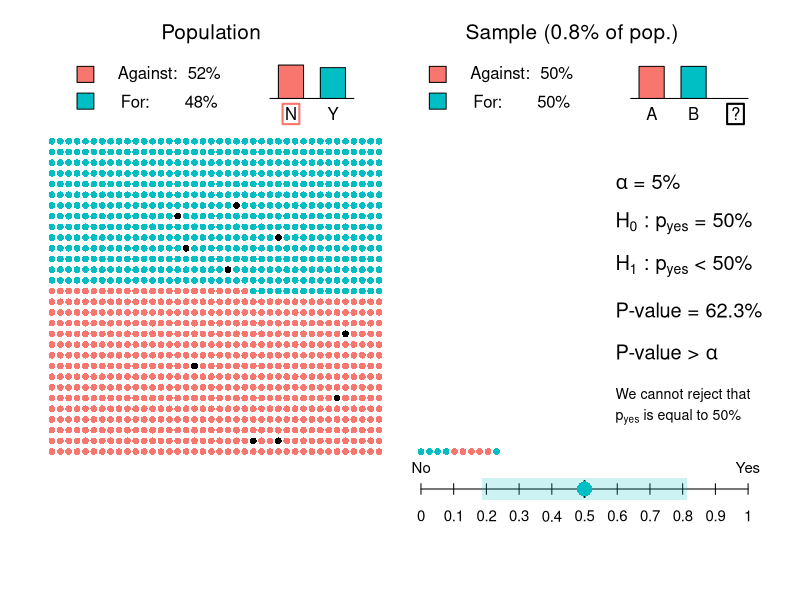
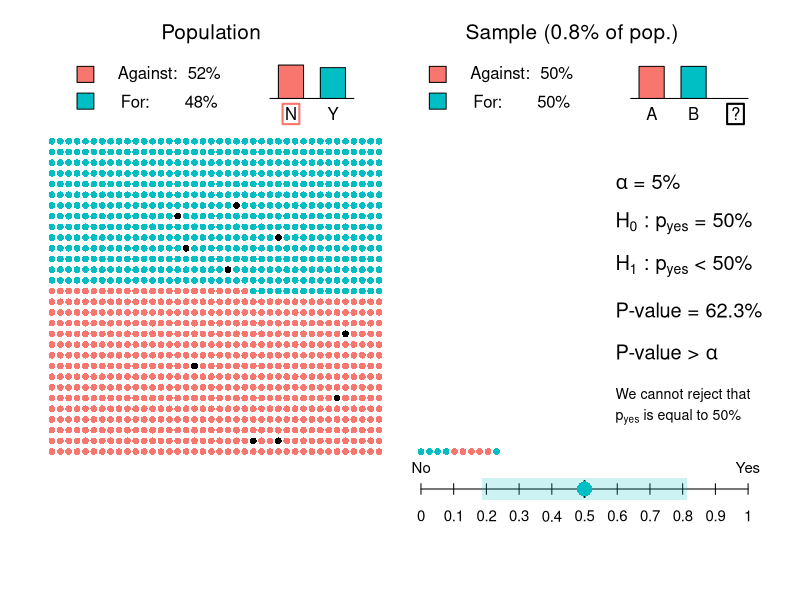
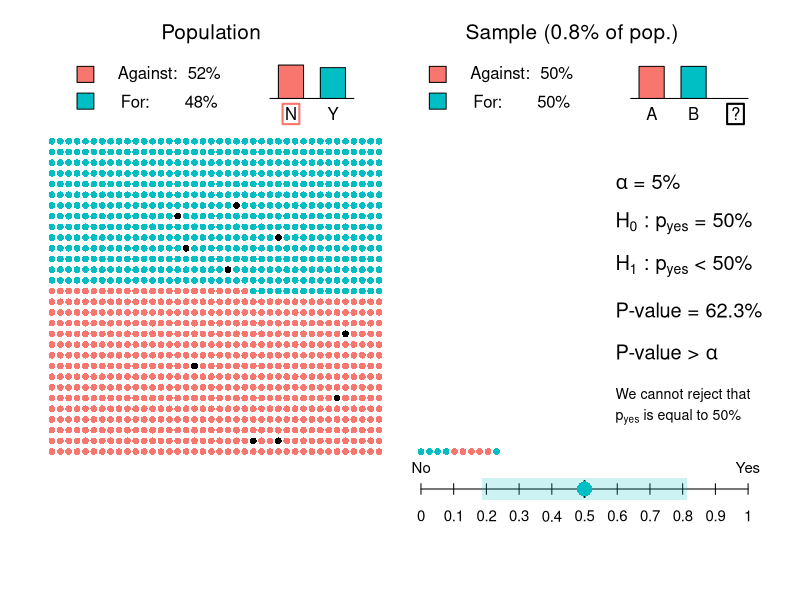
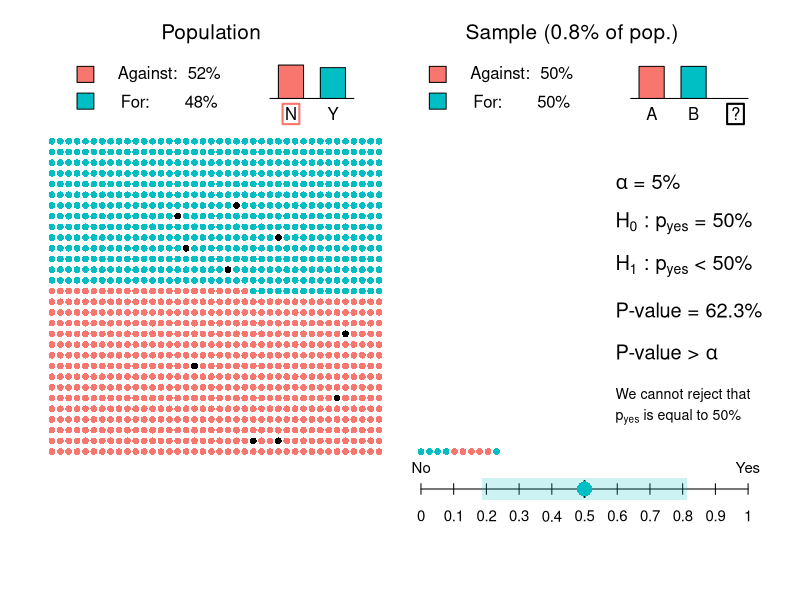
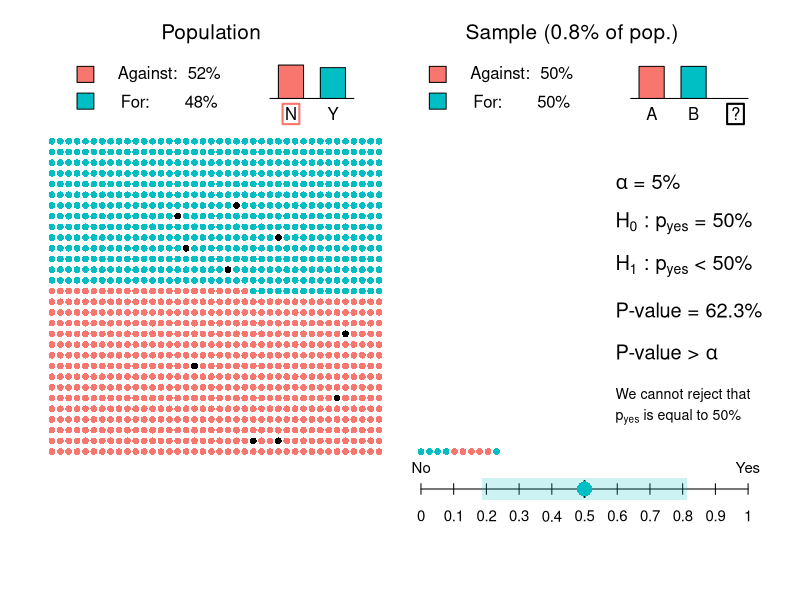
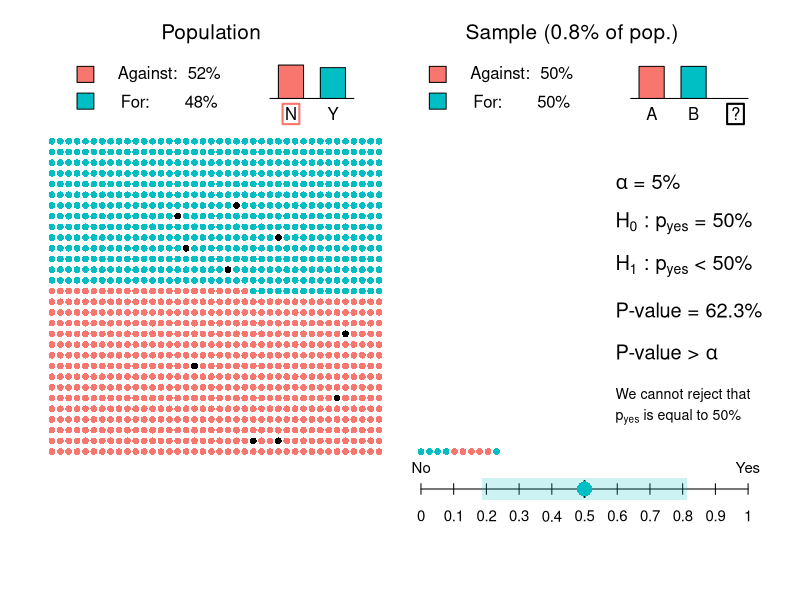
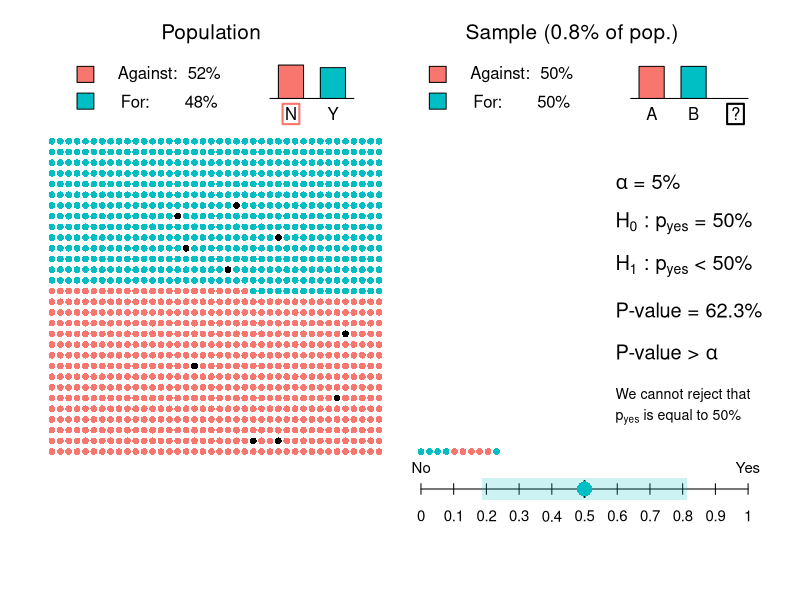
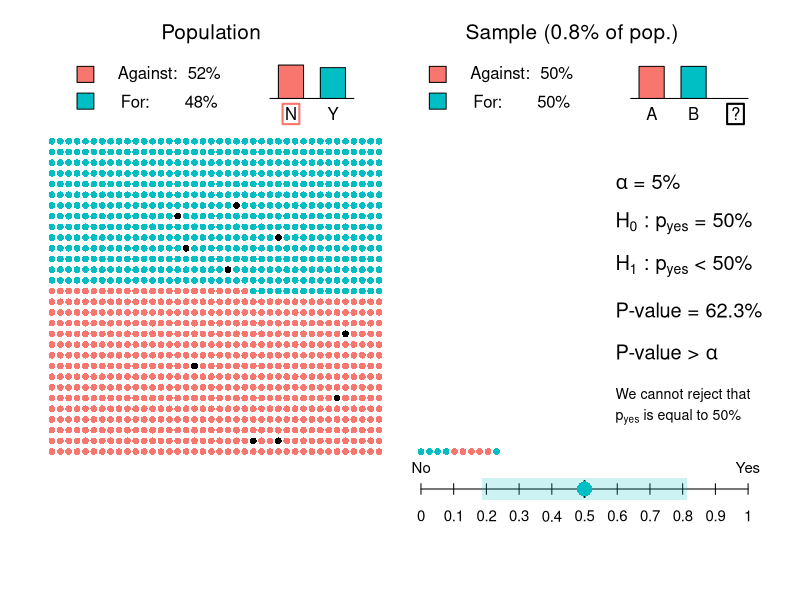

Write the R code that produced these figures, in order. (Note: this script raises an error after producing the figures.)
# law nature gif with sample and estimated p hate with confidence interval
gg_color_hue <- function(n, alpha = 1) {
  hues = seq(15, 375, length = n + 1)
  hcl(h = hues, l = 65, c = 100, alpha = alpha)[1:n]
}

cols = gg_color_hue(2, alpha = 1)
cols_trans = gg_color_hue(2, alpha = 0.2)

n1 = 30
n2 = 40
n = n1*n2
for_a = 0.52
alpha = 0.05
set.seed(16)
my_sample = sample(1:n)

# library("gifski")
# png_path <- file.path(tempdir(), "frame%03d.png")
# png(png_path, units="px", width=1600*1.4, height=1600*1.125, res=300)
par(ask = FALSE, mar = c(3.25,0.75,0.75,0.75))
nb = 61


for (k in 1:nb){
  k=2
  Sys.sleep(.3)
  plot(NA, xlim = c(0, 85), ylim = c(-5, 40), ann = FALSE, axes = FALSE)
  counter = counter2 = counter3 = 0
  text(15 + 5, 40, "Population", cex = 1.25)
  lines(c(27,37), c(34,34))
  ymax1 = for_a*6 + 34
  ymax2 = (1 - for_a)*6 + 34

  rect(28, 34, 31, ymax1, col = cols[1])
  rect(33, 34, 36, ymax2, col = cols[2])

  text(29.5, 32.6, "N")
  text(34.5, 32.6, "Y")
  rect(29.5 - 1, 32.6 - 1, 29 + 1.5, 32 + 1.5, border = cols[1], lwd = 2)
  rect(4, 35.5, 6, 37, col = cols[1])
  rect(4, 33, 6, 34.5, col = cols[2])

  text(15, 35.5/2 + 37/2, paste("Against:  ",100*for_a, "%", sep = ""))
  text(15, 35.5/2 + 37/2 - 2.5, paste("For:       ",100*(1-for_a), "%", sep = ""))

  for (i in 1:30){
    for (j in 1:40){
      counter = counter + 1
      if (counter <= n*for_a){
        points(j,i, col = cols[1], pch = 16, cex = 0.9)
      }else{
        points(j,i, col = cols[2], pch = 16, cex = 0.9)
      }
    }
  }


  if (k > 1){
    for (l in 1:(k-1)){
      for (h in 1:10){
        counter2 = counter2 + 1
        pos = my_sample[10*(l-1) + h]
        mod = pos %% n2
        ypos = floor(pos/n2) + 1
        if (ypos > n1){
          ypos = n1
        }
        points(mod + 1, ypos, col = 1, pch = 16, cex = 0.9)
      }
    }

    for (g in 1:counter2){
      if (my_sample[g] <= n*for_a){
        points((g-1) %% (n2/2) + 45, floor((g-1)/(n2/2)) + 1, col = cols[1], pch = 16, cex = 0.9)
      }else{
        counter3 = counter3 + 1
        points((g-1) %% (n2/2) + 45, floor((g-1)/(n2/2)) + 1, col = cols[2], pch = 16, cex = 0.9)
      }
    }

    delta = 43
    text(15 + delta + 5, 40, paste("Sample (", round(counter2/n*100, 1), "% of pop.)", sep = ""), cex = 1.25)
    lines(c(27,41) + delta, c(34,34))
    ymax1 = (1- counter3/counter2)*6 + 34
    ymax2 = (counter3/counter2)*6 + 34

    rect(28 + delta, 34, 31 + delta, ymax1, col = cols[1])
    rect(33 + delta, 34, 36 + delta, ymax2, col = cols[2])

    text(29.5 + delta, 32.6, "A")
    text(34.5 + delta, 32.6, "B")
    text(39.5 + delta, 32.6, "?")

    rect(4 + delta -1, 35.5, 6 + delta - 1, 37, col = cols[1])
    rect(4 + delta -1, 33, 6 + delta - 1, 34.5, col = cols[2])

    text(15 + delta -1, 35.5/2 + 37/2, paste("Against:  ",round(100*(1 - counter3/counter2),1), "%", sep = ""))
    text(15 + delta -1 , 35.5/2 + 37/2 - 2.5, paste("For:       ",round(100*(counter3/counter2),1), "%", sep = ""))

    if (qbeta(1 - alpha/2, counter3 + 1, counter2 - counter3) < 0.5 || qbeta(alpha/2, counter3, counter2 - counter3 + 1) > 0.5){
      if (counter3/counter2 < 0.5){
        rect(29.5 + delta - 1, 32.6 - 1, 29 + delta + 1.5, 32 + 1.5, border = cols[1], lwd = 2)
      }else{
        rect(34.5 + delta - 1, 32.6 - 1, 34 + delta + 1.5, 32 + 1.5, border = cols[2], lwd = 2)
      }
    }else{
      rect(34.5 + 5 + delta - 1, 32.6 - 1, 34 + 5 + delta + 1.5, 32 + 1.5, border = 1, lwd = 2)
    }


    prop_min = 55 - 10
    prop_max = 74 + 10
    prop_y = -2.5
    delta_y_prop = 0.5
    lines(c(prop_min, prop_max), c(prop_y, prop_y))
    d = prop_max - prop_min

    for (u in 0:10){
      lines(c(prop_min, prop_min) + u/10*d, c(prop_y - delta_y_prop,prop_y+delta_y_prop))
      text(prop_min + u/10*d, -5, u/10, cex = 0.9)
    }

    lines(c(prop_min,prop_min) + 5/10*d, c(prop_y - 1.5*delta_y_prop,prop_y+1.5*delta_y_prop), lwd = 2)
    text(prop_min, -0.5, "No", cex = 0.9)
    text(prop_min + d, -0.5, "Yes", cex = 0.9)

    if (counter3/counter2 >= 0.5){
      points(prop_min + counter3/counter2*d, prop_y, col = cols[2], cex = 2, pch = 16)
      rect(prop_min + d*qbeta(1 - alpha/2, counter3 + 1, counter2 - counter3), prop_y - 1, prop_min + d*qbeta(alpha/2, counter3, counter2 - counter3 + 1), prop_y + 1, col = cols_trans[2], border = "NA")
    }else{
      points(prop_min + counter3/counter2*d, prop_y, col = cols[1], cex = 2, pch = 16)
      rect(prop_min + d*qbeta(1 - alpha/2, counter3 + 1, counter2 - counter3), prop_y - 1, prop_min + d*qbeta(alpha/2, counter3, counter2 - counter3 + 1), prop_y + 1, col = cols_trans[1], border = "NA")
    }

    text(67, 26, expression(paste(alpha, " = 5%", sep = "")), cex = 1.2, pos = 4)
    text(67, 22, expression(paste(H[0], " : ", p[yes], " = 50%", sep = "")), cex = 1.2, pos = 4)
    text(67, 18, expression(paste(H[1], " : ", p[yes], " < 50%", sep = "")), cex = 1.2, pos = 4)
    pval = binom.test(x = counter3, n = counter2, p = 0.5, alternative = c("less"))$p.value

    text(67, 14, paste("P-value = ", round(pval*100,2), "%", sep = ""), cex = 1.2, pos = 4)

    if (pval > 0.05){
      text(67, 10, expression(paste("P-value > ", alpha, sep = "")), cex = 1.2, pos = 4)
    }else{
      text(67, 10, expression(paste("P-value < ", alpha, sep = "")), cex = 1.2, pos = 4, col = cols[1])
      rect(29.5 + delta - 1, 32.6 - 1, 29 + delta + 1.5, 32 + 1.5, col = cols_trans[1], border = "NA")
    }

    if (pval < 0.05){
      text(67, 6, expression(paste("We can conclude that", sep = "")), cex = 0.85, pos = 4, col = cols[1])
      text(67, 4, expression(paste(p[yes], " is smaller than 50%", sep = "")), cex = 0.85, pos = 4, col = cols[1])
    }else{
      text(67, 6, expression(paste("We cannot reject that", sep = "")), cex = 0.85, pos = 4, col = 1)
      text(67, 4, expression(paste(p[yes], " is equal to 50%", sep = "")), cex = 0.85, pos = 4, col = 1)
    }

  }

}


dev.off()


png_files <- sprintf(png_path, 1:nb)
gif_file <- tempfile(fileext = ".gif")
gifski(png_files, "GIF/sample_pval.gif", delay = 0.5, progress = FALSE)
unlink(png_files)
utils::browseURL(gif_file)



